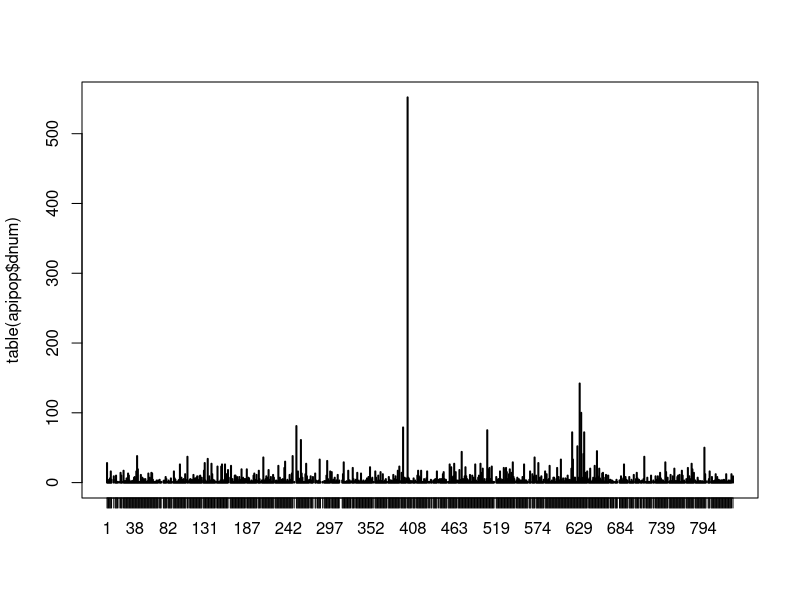

Reproduce this figure in R.
# Amostragem por conglomerados

library(survey)


data(api)

help("api")

# O Índice de Desempenho Acadêmico é calculado para todas as 
# escolas da Califórnia com base em testes padronizados de alunos. 
# Os conjuntos de dados contêm informações para todas as escolas com 
# pelo menos 100 alunos e para várias amostras probabilísticas dos dados.

# Os dados populacionais completos no apipop são um quadro de dados com 6.194 
# observações sobre as 37 variáveis a seguir.
# 
# CDs
# Identificador único
# 
# tipo
# Ensino fundamental/médio/superior
# 
# nome
# Nome da escola (15 caracteres)
# 
# nome
# Nome da escola (40 caracteres)
# 
# escória
# Número da escola
# 
# nome
# Nome do distrito
# 
# dnum
# Número do distrito
# 
# nome
# Nome do condado
# 
# cnum
# Número do condado
# 
# bandeira
# motivo para falta de dados
# 
# pcttest
# porcentagem de alunos testados
# 
# API00
# API em 2000
# 
# API99
# API em 1999
# 
# alvo
# alvo para mudança na API
# 
# crescimento
# Mudança na API
# 
# sch.largo
# Atingiu a meta de crescimento em toda a escola?
#   
#   comp.imp
# Atingiu a meta de melhoria comparável
# 
# ambos
# Atingiu ambas as metas
# 
# prêmios
# Elegível para programa de prêmios
# 
# refeições
# Percentagem de estudantes elegíveis para refeições subsidiadas
# 
# ei
# ‘Aprendentes da Língua Inglesa’ (porcentagem)
# 
# ano.rnd
# Escola o ano todo
# 
# mobilidade
# percentagem de alunos para os quais este é o primeiro ano na escola
# 
# acs.k3
# tamanho médio das turmas anos K-3
# 
# acs.46
# tamanho médio das turmas anos 4-6
# 
# acs.core
# Número de cursos acadêmicos básicos
# 
# pct.resp
# percentagem onde o nível de escolaridade dos pais é conhecido
# 
# não.hsg
# porcentagem de pais que não concluíram o ensino médio
# 
# hsg
# porcentagem de pais com ensino médio completo
# 
# algum.col
# porcentagem de pais com alguma faculdade
# 
# col.grad
# porcentagem de pais com diploma universitário
# 
# grad.sch
# porcentagem de pais com pós-graduação
# 
# média.ed
# nível médio de escolaridade dos pais
# 
# completo
# porcentagem de professores totalmente qualificados
# 
# emer
# percentagem de professores com qualificações de emergência
# 
# matricular
# número de alunos matriculados
# 
# API.stu
# número de alunos testados.


head(apipop, 6) # informaçcÕes de nosso conjunto de dados 6 primeiras observações

summary(apipop)
# NOte que há dados faltantes

# Usaremos a variáel distritos escolares (dnum) como sendo a informação do conglomerada

K = dim(apipop)[1]

# Número do distrito
str(apipop$dnum)

# número total de gonglomerados
N = length(unique(apipop$dnum))


# distribuição dos conglomerados
plot(table(apipop$dnum))

# suponhamos que queremos realizar uma amostragem 
# por conglomerados em um estágio de 15 distritos
# escolares

# A obtenção da amostra não é tão direta mas podemos usar
# o pacote sampling

# Pacote de amostragem -  Yves Tillé
library(sampling)

set.seed(31416)

# número de distritos
n = 15

aux1 = sampling::cluster(apipop, # base de dados
                        clustername = c("dnum"), # variável de cluster 
                        n, # tamaho de amostra
                        method = c("srswor"), # método de seleção (srswor = aleatório 
                        #simples sem substituição)
                        description = TRUE # a mensagem fornece o número de clusters 
                        #selecionados, o número de unidades na população e o número 
                        # de unidades selecionadas.
                        )


str(aux1)

# Prob = 15/757 (n_I/N_I)

# Amostra de conglomerados

samplec1 = getdata(apipop, aux1)

# Atributos da base de dados
attributes(samplec1)

L = dim(aux1)[1] # número de unidades selecionados


# O plano amostral agora pode ser definino de forma completa uma vez que 
# temos a variável de cluster

dclus1 <- svydesign(ids = ~dnum, fpc = rep(N,L), data = samplec1)


summary(dclus1)

# Avaliemos novamente o número total de matriculados e a media 
# do escore api para o ano 2000

# Total
svytotal(~enroll, dclus1)

# media
svytotal(~api00, dclus1)

# Note pelos resultados que este plano amostral 
# resulta ser menos preciso
# que AAS ou AASE.



# Consideremos agora uma amostragem en dois estágios por conglomerados 
# em que são selecionadas 40 unidade primarias de amostragem (distritos esolares) 
# e 5 unidades secundarias de amostragem (colegios) por distrito.

set.seed(123456)

Pop = apipop

str(Pop[,6]) # pegar os distritos

# pegar unicamente os registro unicos 
aux0 = aggregate(Pop[,6], by=list(Pop$dnum), function(x)x[1])

# Pegar os registros unicos de numero de colegios por distrito
aux1 = aggregate(Pop[,7], by=list(Pop$dnum), length)

aux1# Base de dados dos distritos


Popd = cbind(aux0, aux1)
names(Popd)[c(2,4)] = c("dname", "Ncdis")

# merge das duas bases de dados mas agora identificando os distritos para 
# a avaliação dos estágios
Pop = merge(Pop, Popd[,c(2,4)], by = c("dname"))

dplyr::glimpse(Pop)

m1 <- sampling::cluster(Pop, clustername = c("dnum"), 
                        size = 40, method= "srswor" )
summary(m1)

m1 <- getdata(Pop,m1) # Amostra do primeiro estágio (distritos 
# como unidades primarias)


dplyr::glimpse(m1)

# Agora vanos fazer de forma recursiva a seleção das unidades secundarias
# do segundo estágio (colegios)

t=as.numeric(sapply(table(m1$dnum), function(x) min(5,x)  ))

m2 = NULL

for(i in 1:40){
  mx = m1[m1$dnum==unique(m1$dnum)[i],]
  mx$Prob1 = mx$Prob
  m <- sampling::cluster(mx, clustername = c("snum"),
                         size=t[i], method = "srswor")
  m <- getdata(mx,m)
  m2 = rbind(m2,m)
}

str(m2)

m2$w = 1/(m2$Prob1*m2$Prob) # pesos da amostragem

m2$fpc1 = fpc = rep(N, dim(m2)[1]) # fator de correção

# amostragem em dois estagios

dclus2 <- svydesign(ids=~dnum+snum, fpc=~fpc1+Ncdis, data=m2)

summary(dclus2)

# Vejamos como fica a estimação do total de matriculados e a média do indice

svytotal(~enroll, dclus2, na.rm=TRUE)

svymean(~api00, dclus2)

svyratio(~api00, ~enroll, dclus2)
